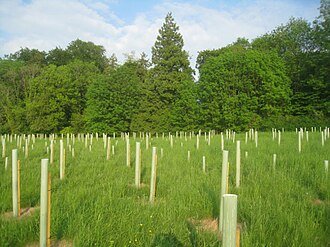
#> input picture regular.jpg, 330 x 247 px
$ jupyter execute --allow-errors Zad2.ipynb
#> lines starting #> are read from the running program, lines starting #| are printed output that depends on the picture
[cell 1]
import matplotlib.pyplot as plt
import cv2
# [7 lines of commented-out code are left out]
regular = cv2.imread('regular.jpg')
#> regular is the input picture: shape (247, 330, 3); mean B, G, R 82.2, 142.4, 121.4
overexposed = cv2.imread('overexposed.JPG')
underexposed = cv2.imread('underexposed.jpg')
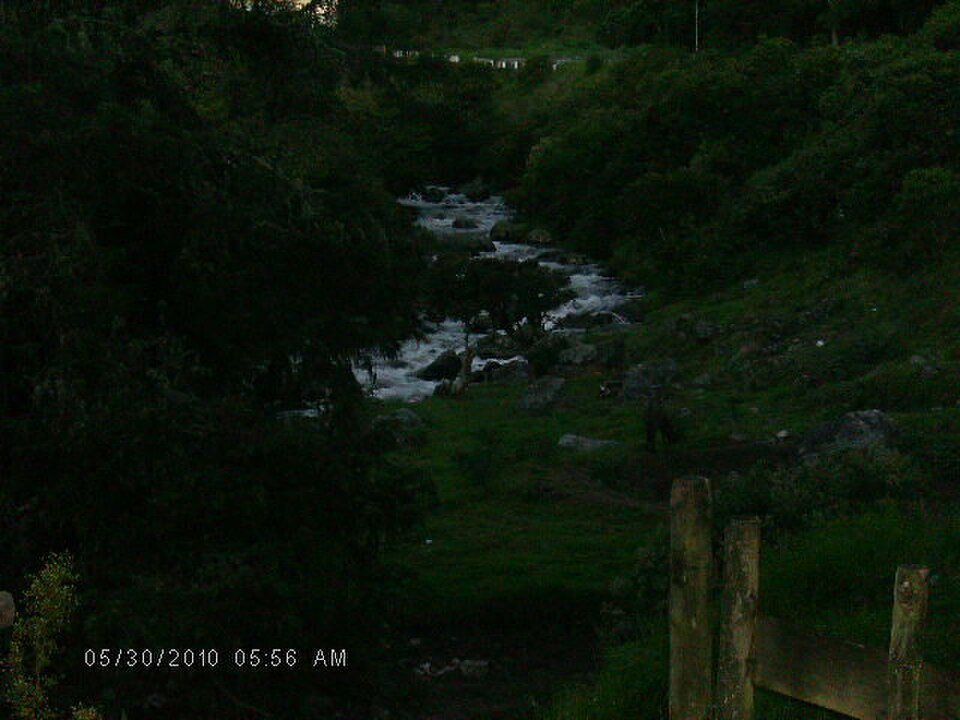
#> input picture underexposed.jpg, 960 x 720 px
#> underexposed is the input picture: shape (720, 960, 3); mean B, G, R 10.3, 22.1, 12.7
# [5 lines of commented-out code are left out]

[cell 2]
# Generowanie histogramu
colors = ('b', 'g', 'r')

for i, col in enumerate(colors):
    hist = cv2.calcHist([regular], [i], None, [256], [0, 256])
    plt.plot(hist, color=col)
    plt.xlim([0, 256])

# Opis ośi
plt.title("RGB Color Histogram")
plt.xlabel("Pixel Intensity")
plt.ylabel("Frequency")
plt.show()
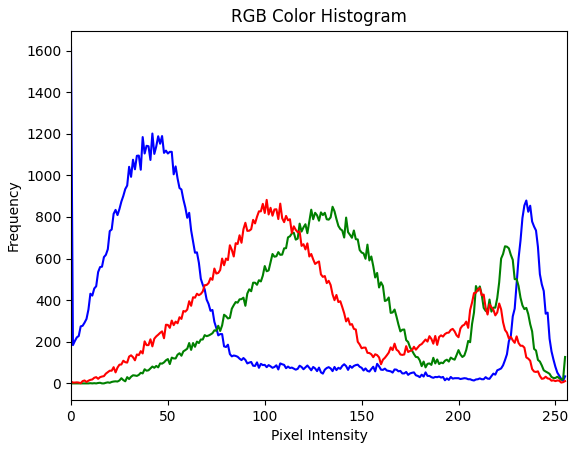
#> figure drawn by matplotlib, 1 panel; curve peaks at x = 0, y = 1615; curve peaks at x = 135, y = 849; curve peaks at x = 101, y = 882

[cell 3]
# Generowanie histogramu
colors = ('b', 'g', 'r')

#> (the rest of this cell did not finish here and is left out)

[cell 4]
# Generowanie histogramu
colors = ('b', 'g', 'r')

for i, col in enumerate(colors):
    hist = cv2.calcHist([underexposed], [i], None, [256], [0, 256])
    plt.plot(hist, color=col)
    plt.xlim([0, 256])

# Opis ośi
plt.title("RGB Color Histogram")
plt.xlabel("Pixel Intensity")
plt.ylabel("Frequency")
plt.show()
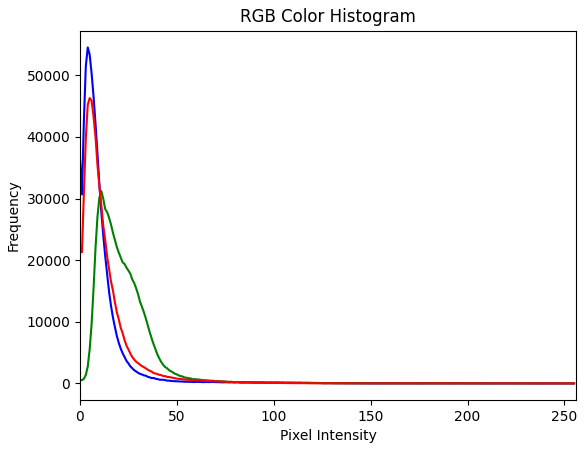
#> figure drawn by matplotlib, 1 panel; curve peaks at x = 4, y = 54527; curve peaks at x = 11, y = 31211; curve peaks at x = 5, y = 46306

[cell 5]
# importujemy do sumowania poszczególnych wartości pixelów np od 0 do 5 dla ciemnych miejsc
import numpy as np
# Generowanie histogramu
colors = ('b', 'g', 'r')
# Obliczenie wszystkiej ilości pixeli do weryfikacji
regular_pixels = regular.shape[0] * regular.shape[1]
#> regular_pixels = 81510

for i, col in enumerate(colors):
    hist = cv2.calcHist([regular], [i], None, [256], [0, 256])
    plt.plot(hist, color=col)

    hist_norm = hist/regular_pixels
    shadows = np.sum(hist_norm[0:5])*100
    brightness = np.sum(hist_norm[250:256])*100

    # Weryfikacja przeciemnienia i przejaśnienia
    if shadows > 20:
        print(f" Kanał {col.upper()}: uwaga niedoświetelnie / utrata detali w cieniach")
    if brightness > 0.4:
        print(f" Kanał {col.upper()}: uwaga prześwietlenie / przepalanie jasnych detali")

    plt.xlim([0, 256])
#> this loop made 3 passes
#> (shadows, brightness) on passes 1 to 3: (3.01, 0.292), (0, 0.304), (0.0319, 0.0724)

# Opis ośi
plt.title("RGB Color Histogram")
plt.xlabel("Pixel Intensity")
plt.ylabel("Frequency")
plt.show()

[cell 6]
# importujemy do sumowania poszczególnych wartości pixelów np od 0 do 5 dla ciemnych miejsc
import numpy as np
# Generowanie histogramu
colors = ('b', 'g', 'r')
# Obliczenie wszystkiej ilości pixeli do weryfikacji
regular_pixels = regular.shape[0] * regular.shape[1]

#> (the rest of this cell did not finish here and is left out)

[cell 7]
# importujemy do sumowania poszczególnych wartości pixelów np od 0 do 5 dla ciemnych miejsc
import numpy as np
# Generowanie histogramu
colors = ('b', 'g', 'r')
# Obliczenie wszystkiej ilości pixeli do weryfikacji
regular_pixels = regular.shape[0] * regular.shape[1]

for i, col in enumerate(colors):
    hist = cv2.calcHist([underexposed], [i], None, [256], [0, 256])
    plt.plot(hist, color=col)

    hist_norm = hist/regular_pixels
    shadows = np.sum(hist_norm[0:5])*100
    brightness = np.sum(hist_norm[250:256])*100

    # Weryfikacja przeciemnienia i przejaśnienia
    if shadows > 20:
        print(f" Kanał {col.upper()}: uwaga niedoświetelnie / utrata detali w cieniach")
    if brightness > 0.4:
        print(f" Kanał {col.upper()}: uwaga prześwietlenie / przepalanie jasnych detali")

    plt.xlim([0, 256])
#> this loop made 3 passes
#> (shadows, brightness) on passes 1 to 3: (264.5, 0.00491), (7.22, 0.00491), (195, 0.00981)

# Opis ośi
plt.title("RGB Color Histogram")
plt.xlabel("Pixel Intensity")
plt.ylabel("Frequency")
plt.show()
